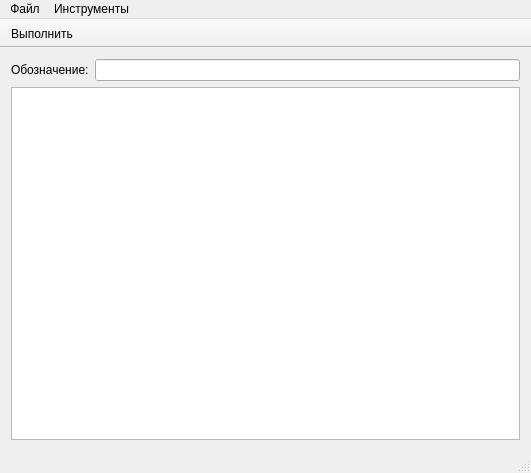
<?xml version="1.0" encoding="UTF-8"?>
<ui version="4.0">
 <class>MainWindow</class>
 <widget class="QMainWindow" name="MainWindow">
  <property name="geometry">
   <rect>
    <x>0</x>
    <y>0</y>
    <width>531</width>
    <height>473</height>
   </rect>
  </property>
  <property name="windowTitle">
   <string>Распознавание размера</string>
  </property>
  <widget class="QWidget" name="centralWidget">
   <layout class="QVBoxLayout" name="verticalLayout">
    <item>
     <layout class="QHBoxLayout" name="horizontalLayout">
      <item>
       <widget class="QLabel" name="label">
        <property name="text">
         <string>Обозначение:</string>
        </property>
       </widget>
      </item>
      <item>
       <widget class="QLineEdit" name="designLineEdit"/>
      </item>
     </layout>
    </item>
    <item>
     <widget class="QSplitter" name="splitter">
      <property name="orientation">
       <enum>Qt::Vertical</enum>
      </property>
      <widget class="QPlainTextEdit" name="logPlainText">
       <property name="font">
        <font>
         <family>Courier New</family>
         <pointsize>10</pointsize>
         <weight>50</weight>
         <italic>false</italic>
         <bold>false</bold>
        </font>
       </property>
      </widget>
     </widget>
    </item>
   </layout>
  </widget>
  <widget class="QMenuBar" name="menuBar">
   <property name="geometry">
    <rect>
     <x>0</x>
     <y>0</y>
     <width>531</width>
     <height>18</height>
    </rect>
   </property>
   <widget class="QMenu" name="fileMenu">
    <property name="title">
     <string>Файл</string>
    </property>
    <addaction name="exitAction"/>
   </widget>
   <widget class="QMenu" name="toolMenu">
    <property name="title">
     <string>Инструменты</string>
    </property>
    <addaction name="runAction"/>
   </widget>
   <addaction name="fileMenu"/>
   <addaction name="toolMenu"/>
  </widget>
  <widget class="QToolBar" name="mainToolBar">
   <property name="movable">
    <bool>false</bool>
   </property>
   <property name="iconSize">
    <size>
     <width>20</width>
     <height>20</height>
    </size>
   </property>
   <property name="toolButtonStyle">
    <enum>Qt::ToolButtonTextBesideIcon</enum>
   </property>
   <attribute name="toolBarArea">
    <enum>TopToolBarArea</enum>
   </attribute>
   <attribute name="toolBarBreak">
    <bool>false</bool>
   </attribute>
   <addaction name="runAction"/>
  </widget>
  <widget class="QStatusBar" name="statusBar"/>
  <action name="runAction">
   <property name="icon">
    <iconset resource="qrc.qrc">
     <normaloff>:/exec</normaloff>:/exec</iconset>
   </property>
   <property name="text">
    <string>Выполнить</string>
   </property>
   <property name="shortcut">
    <string>F5</string>
   </property>
  </action>
  <action name="connectAction">
   <property name="icon">
    <iconset>
     <normaloff>:/connect</normaloff>:/connect</iconset>
   </property>
   <property name="text">
    <string>Соединение...</string>
   </property>
  </action>
  <action name="exitAction">
   <property name="icon">
    <iconset resource="qrc.qrc">
     <normaloff>:/exit</normaloff>:/exit</iconset>
   </property>
   <property name="text">
    <string>Выход</string>
   </property>
  </action>
  <action name="showQueryAction">
   <property name="checkable">
    <bool>true</bool>
   </property>
   <property name="text">
    <string>Показать запрос</string>
   </property>
  </action>
  <action name="poolAction">
   <property name="icon">
    <iconset>
     <normaloff>:/pool</normaloff>:/pool</iconset>
   </property>
   <property name="text">
    <string>Пул запросов</string>
   </property>
  </action>
 </widget>
 <layoutdefault spacing="6" margin="11"/>
 <resources>
  <include location="qrc.qrc"/>
 </resources>
 <connections/>
</ui>
